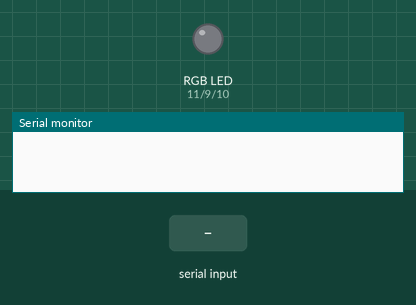
This sketch was run on a simulated Arduino Uno, built with avr-gcc and run on an emulated ATmega328P. Parts: an RGB LED mixed from three pins (HIGH = lit), the last lines printed to the serial monitor. The test bench sets the inputs (shaded band). Dim RGB values are drawn brighter than linear.

Above: at 1.2 s.
1.3 s: "Vermelho" received over Serial
At 2.9 s:
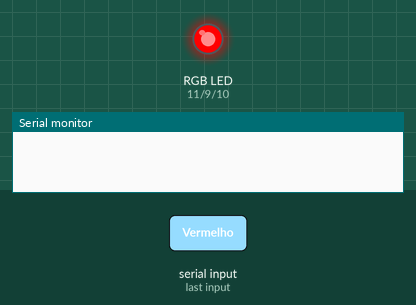
3.8 s: "Marrom" received over Serial
At 6.0 s:
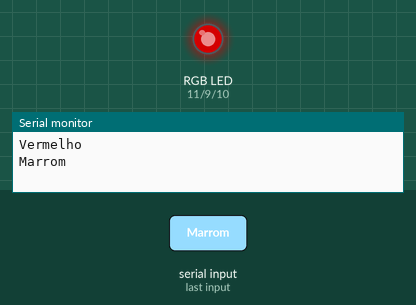
6.3 s: "Verde oliva" received over Serial
At 8.1 s:
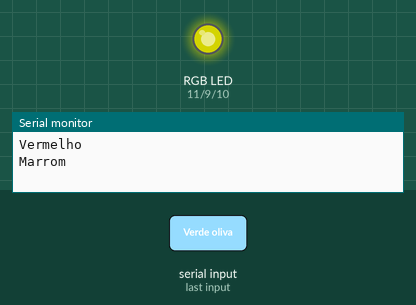
8.8 s: "Azul marinho" received over Serial
At 11.0 s:
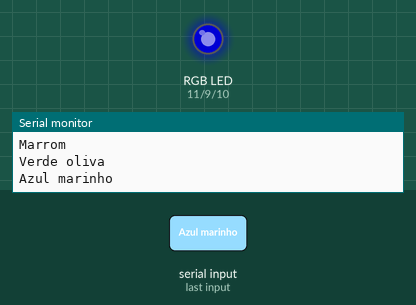
11.3 s: "Tomate" received over Serial
At 12.9 s:
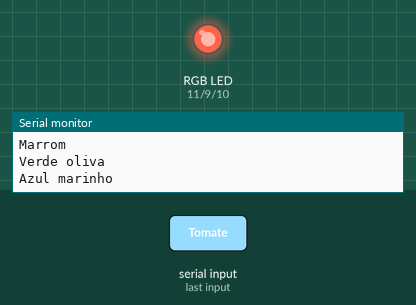
13.8 s: "Laranja avermelhado" received over Serial
At 15.3 s:
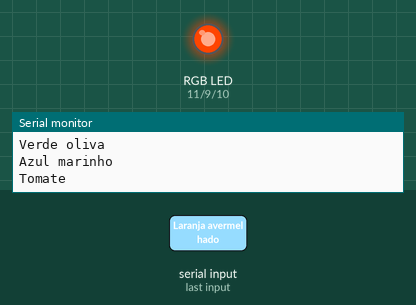
Timing chart, 0 to 16.8 s (numbered marks = the images above; inputs shaded):
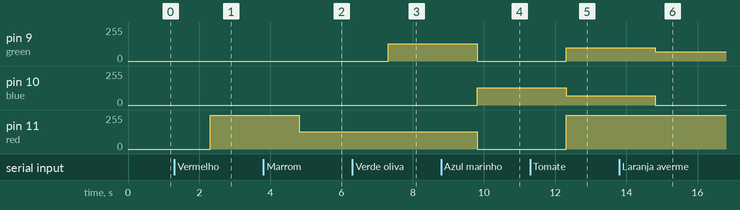

The sketch:

rgb_cores.ino
```cpp
#define red 11
#define green 9
#define blue 10
String serialColor;

void setup()
{
  pinMode(red, OUTPUT);
  pinMode(green, OUTPUT);
  pinMode(blue, OUTPUT);
  Serial.begin(9600);
}

void loop()
{
  serialColor = Serial.readString();
  	if(serialColor == "Vermelho"){
  	colors(255, 0, 0);
  }
 	else if(serialColor == "Limão"){
  	colors(0, 255, 0);
  }
 	else if(serialColor == "Marrom"){
  	colors(128, 0, 0);
  }
    else if(serialColor == "Verde oliva"){
  	colors(128, 128, 0);
  }
    else if(serialColor == "Azul marinho"){
  	colors(0, 0, 128);
  }
    else if(serialColor == "Tomate"){
  	colors(255, 99, 71);
  }
    else if(serialColor == "Laranja avermelhado"){
  	colors(255, 69, 0);
  }
    else if(serialColor == "Rosa profundo"){
  	colors(255, 20, 147);
  }
    else if(serialColor == "Rosa claro"){
  	colors(255, 182, 193);
  }
    else if(serialColor == "Cinza"){
  	colors(128, 128, 128);
  }
  Serial.println(serialColor);

}

void colors(int valorr, int valorg, int valorb){
  	analogWrite(red, valorr);
  	analogWrite(green, valorg);
  	analogWrite(blue, valorb);
  	delay(1000);
}
```

Measured:
- after the input at 1.3 s, pin 11 (red): 0/255 → 255/255 after 1.0 s
- after the input at 3.8 s, pin 11 (red): 255/255 → 128/255 after 1.0 s
- after the input at 6.3 s, pin 9 (green): 0/255 → 128/255 after 1.0 s
- after the input at 8.8 s, pin 9 (green), pin 11 (red): 128/255 → 0/255 after 1.0 s; pin 10 (blue): 0/255 → 128/255 after 1.0 s
- after the input at 11.3 s, pin 9 (green): 0/255 → 99/255 after 1.0 s; pin 10 (blue): 128/255 → 71/255 after 1.0 s; pin 11 (red): 0/255 → 255/255 after 1.0 s
- after the input at 13.8 s, pin 9 (green): 99/255 → 69/255 after 1.0 s; pin 10 (blue): 71/255 → 0/255 after 1.0 s
